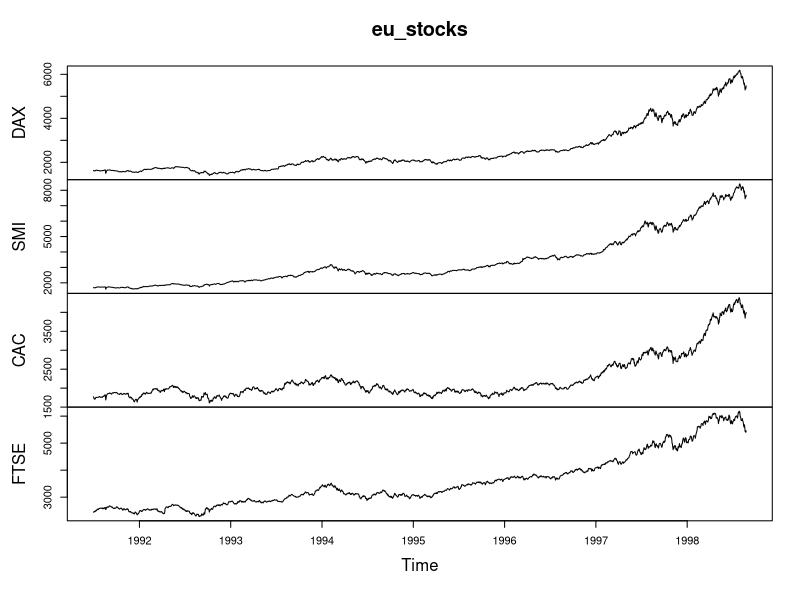
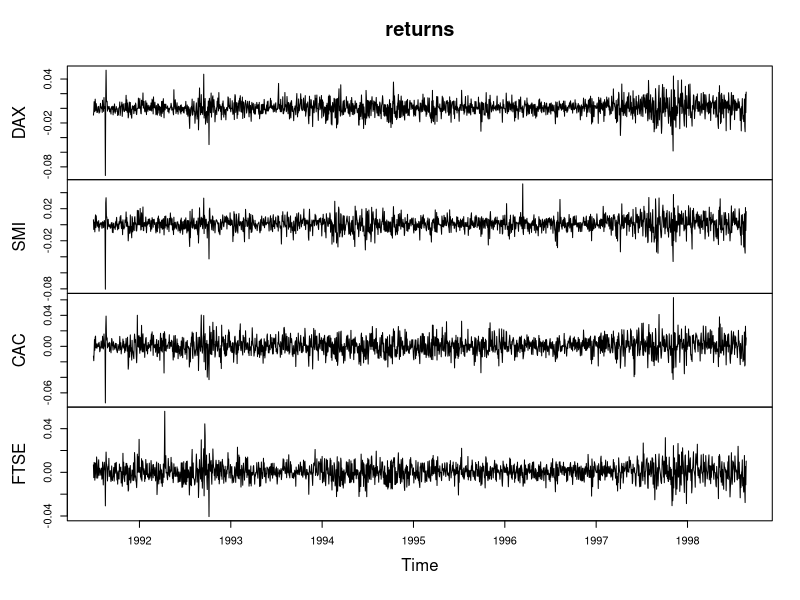
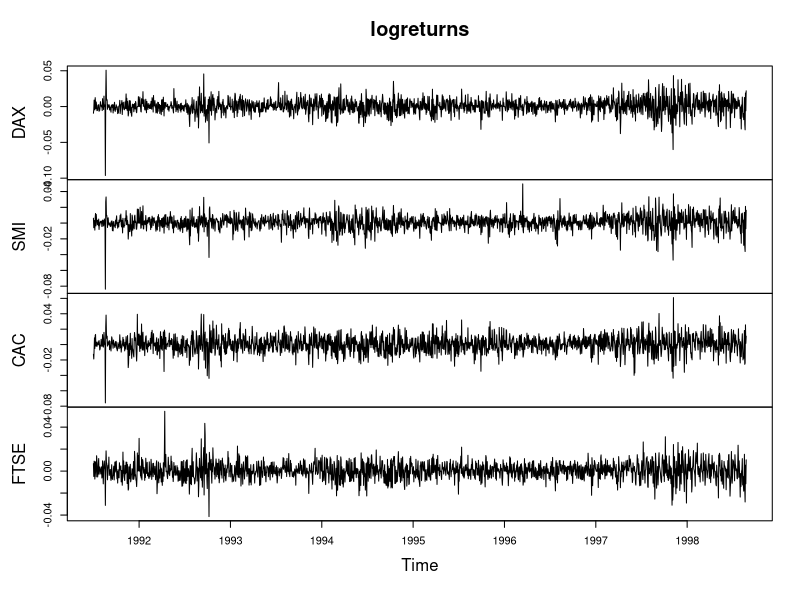
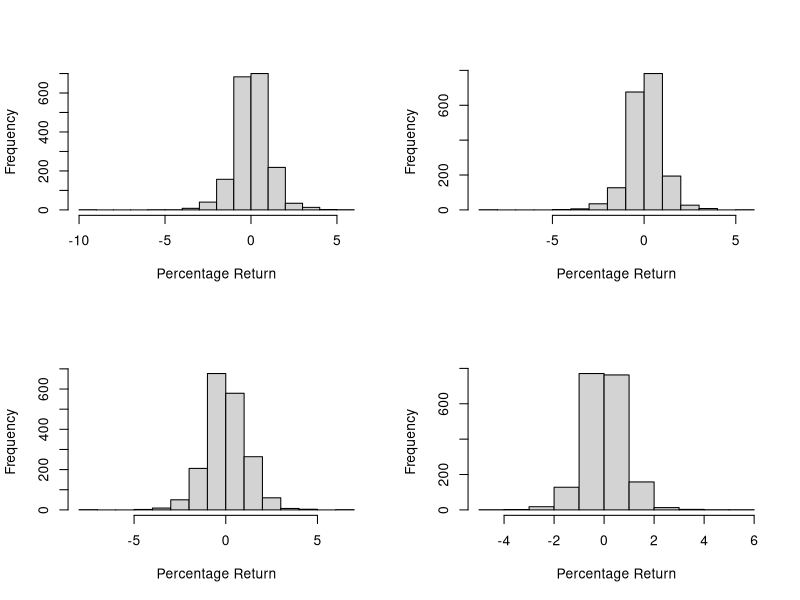
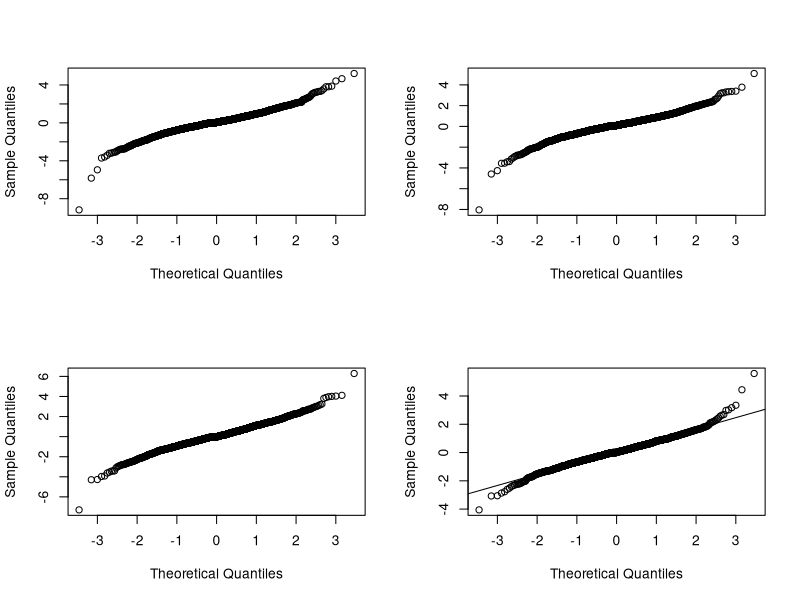
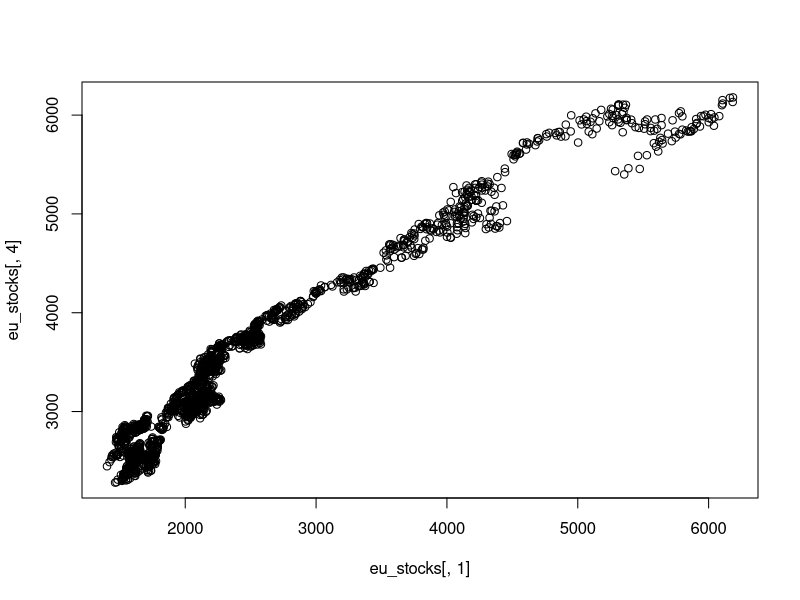
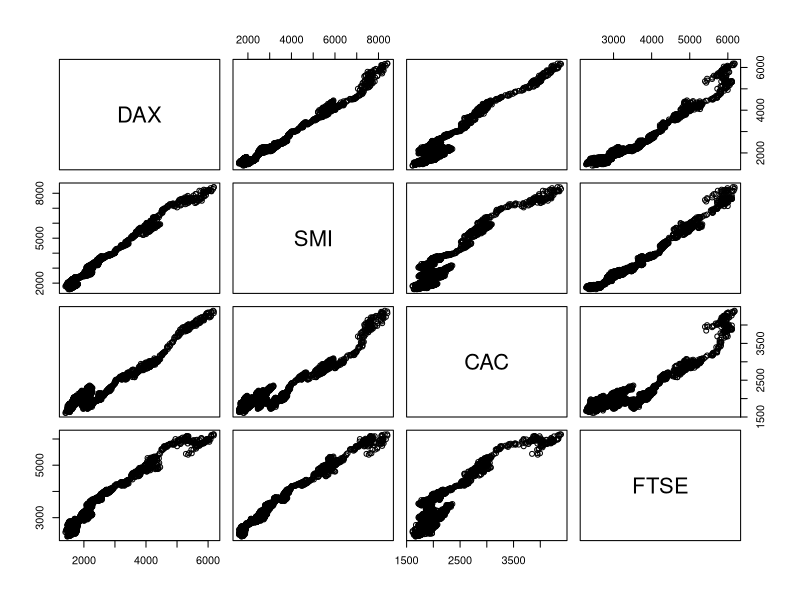
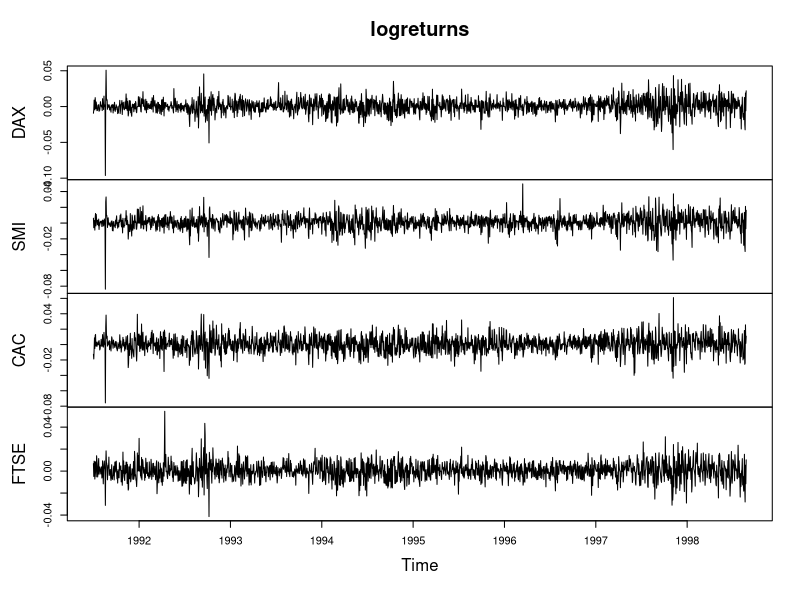

Write R code to recreate these figures, in order.
if(!require(datasets)) {
  install.packages('datasets')
  library(datasets)
}

# Exercise
# Asset prices vs. asset returns
# The goal of investing is to make a profit. The revenue or loss from investing depends on the amount invested and changes in prices, and high revenue relative to the size of an investment is of central interest. This is what financial asset returns measure, changes in price as a fraction of the initial price over a given time horizon, for example, one business day.
# 
# Let's again consider the eu_stocks dataset. This dataset reports index values, which we can regard as prices. The indices are not investable assets themselves, but there are many investable financial assets that closely track major market indices, including mutual funds and exchange traded funds.
# 
# Log returns, also called continuously compounded returns, are also commonly used in financial time series analysis. They are the log of gross returns, or equivalently, the changes (or first differences) in the logarithm of prices.
# 
# The change in appearance between daily prices and daily returns is typically substantial, while the difference between daily returns and log returns is usually small. As you'll see later, one advantage of using log returns is that calculating multi-period returns from individual periods is greatly simplified - you just add them together!
#   
#   In this exercise, you'll further explore the eu_stocks dataset, including plotting prices, converting prices to (net) returns, and converting prices to log returns.
# 
# Instructions
# 100 XP
# Use plot() to generate a plot of the eu_stocks data.
# Use the pre-written code to convert daily prices in the eu_stocks data to daily net returns.
# Use ts() to convert returns to a ts object. Set the start argument equal to c(1991, 130) and set the frequency argument equal to 260.
# Use another call to plot() to view daily net returns.
# Use the pre-written code combining diff() and log() to generate logreturns.
# Use a final call to plot() to view daily log returns.

eu_stocks <- EuStockMarkets
# Plot eu_stocks
plot(eu_stocks)

# Use this code to convert prices to returns
returns <- eu_stocks[-1,] / eu_stocks[-1860,] - 1

# Convert returns to ts
returns <- ts(returns, start = c(1991, 130), frequency = 260)

# Plot returns
plot(returns)

# Use this code to convert prices to log returns
logreturns <- diff(log(eu_stocks))

# Plot logreturns
plot(logreturns)


# Exercise
# Characteristics of financial time series
# Daily financial asset returns typically share many characteristics. Returns over one day are typically small, and their average is close to zero. At the same time, their variances and standard deviations can be relatively large. Over the course of a few years, several very large returns (in magnitude) are typically observed. These relative outliers happen on only a handful of days, but they account for the most substantial movements in asset prices. Because of these extreme returns, the distribution of daily asset returns is not normal, but heavy-tailed, and sometimes skewed. In general, individual stock returns typically have even greater variability and more extreme observations than index returns.
# 
# In this exercise, you'll work with the eu_percentreturns dataset, which is the percentage returns calculated from your eu_stocks data. For each of the four indices contained in your data, you'll calculate the sample mean, variance, and standard deviation.
# 
# Notice that the average daily return is about 0, while the standard deviation is about 1 percentage point. Also apply the hist() and qqnorm() functions to make histograms and normal quantile plots, respectively, for each of the indices.
# 
# Instructions
# 100 XP
# Instructions
# 100 XP
# Use colMeans() to calculate the sample mean for each column in your eu_percentreturns data.
# Use apply() to calculate the sample variance for each index. Leave the MARGIN argument at 2 and set the FUN argument to var.
# Use another call to apply() to calculate the standard deviation for each index. Keep the MARGIN argument at 2 but this time set the FUN argument to sd.
# Use a third call to apply() to display a histogram of percent returns for each index.
# Use a final call to apply() to display normal quantile plots for each index.

eu_percentreturns <- returns * 100

# Generate means from eu_percentreturns
colMeans(eu_percentreturns)

# Use apply to calculate sample variance from eu_percentreturns
apply(eu_percentreturns, MARGIN = 2, FUN = var)

# Use apply to calculate standard deviation from eu_percentreturns
apply(eu_percentreturns, 2, sd)

# Display a histogram of percent returns for each index
par(mfrow = c(2,2))
apply(eu_percentreturns, MARGIN = 2, FUN = hist, main = "", xlab = "Percentage Return")

# Display normal quantile plots of percent returns for each index
par(mfrow = c(2,2))
apply(eu_percentreturns, MARGIN = 2, FUN = qqnorm, main = "")
qqline(eu_percentreturns)


# Exercise
# Plotting pairs of data
# Time series data is often presented in a time series plot. For example, the index values from the eu_stocks dataset are shown in the adjoining figure. Recall, eu_stocks contains daily closing prices from 1991-1998 for the major stock indices in Germany (DAX), Switzerland (SMI), France (CAC), and the UK (FTSE).
# 
# It is also useful to examine the bivariate relationship between pairs of time series. In this exercise we will consider the contemporaneous relationship, that is matching observations that occur at the same time, between pairs of index values as well as their log returns. The plot(a, b) function will produce a scatterplot when two time series names a and b are given as input.
# 
# To simultaneously make scatterplots for all pairs of several assets the pairs() function can be applied to produce a scatterplot matrix. When shared time trends are present in prices or index values it is common to instead compare their returns or log returns.
# 
# In this exercise, you'll practice these skills on the eu_stocks data. Because the DAX and FTSE returns have similar time coverage, you can easily make a scatterplot of these indices. Note that the normal distribution has elliptical contours of equal probability, and pairs of data drawn from the multivariate normal distribution form a roughly elliptically shaped point cloud. Do any of the pairs in the scatterplot matrices exhibit this pattern, before or after log transformation?
# 
# Instructions
# 100 XP
# Instructions
# 100 XP
# Use plot() to make a scatterplot of DAX and FTSE.
# Use pairs() to make a scatterplot matrix of the four indices in eu_stocks.
# Generate logreturns from eu_stocks using diff(log(___)).
# Use another call to plot() to generate a simple time series plot of logreturns.
# Use another call to pairs() to generate a scatterplot matrix for logreturns.

par(mfrow = c(1,1))
# Make a scatterplot of DAX and FTSE
plot(eu_stocks[,1], eu_stocks[,4])

# Make a scatterplot matrix of eu_stocks
pairs(eu_stocks)

# Convert eu_stocks to log returns
logreturns <- diff(log(eu_stocks))

# Plot logreturns
plot(logreturns)

# Make a scatterplot matrix of logreturns
pairs(logreturns)


# Exercise
# Calculating sample covariances and correlations
# Sample covariances measure the strength of the linear relationship between matched pairs of variables. The cov() function can be used to calculate covariances for a pair of variables, or a covariance matrix when a matrix containing several variables is given as input. For the latter case, the matrix is symmetric with covariances between variables on the off-diagonal and variances of the variables along the diagonal. On the right you can see the scatterplot matrix of your logreturns data.
# 
# Covariances are very important throughout finance, but they are not scale free and they can be difficult to directly interpret. Correlation is the standardized version of covariance that ranges in value from -1 to 1, where values close to 1 in magnitude indicate a strong linear relationship between pairs of variables. The cor() function can be applied to both pairs of variables as well as a matrix containing several variables, and the output is interpreted analogously.
# 
# In this exercise, you'll use cov() and cor() to explore your logreturns data.
# 
# Instructions
# 100 XP
# Use cov() to calculate the sample covariance between DAX_logreturns and FTSE_logreturns.
# Use another call to cov() to calculate the sample covariance matrix for logreturns.
# Use cor() to calculate the sample correlation between DAX_logreturns and FTSE_logreturns.
# Use another call to cor() to calculate the sample correlation matrix for logreturns.

# Use cov() with DAX_logreturns and FTSE_logreturns
cov(logreturns[, 1], logreturns[, 4])

# Use cov() with logreturns
cov(logreturns)

# Use cor() with DAX_logreturns and FTSE_logreturns
cor(logreturns[, 1], logreturns[, 4])

# Use cor() with logreturns
cor(logreturns)



# Exercise
# Calculating autocorrelations
# Autocorrelations or lagged correlations are used to assess whether a time series is dependent on its past. For a time series x of length n we consider the n-1 pairs of observations one time unit apart. The first such pair is (x[2],x[1]), and the next is (x[3],x[2]). Each such pair is of the form (x[t],x[t-1]) where t is the observation index, which we vary from 2 to n in this case. The lag-1 autocorrelation of x can be estimated as the sample correlation of these (x[t], x[t-1]) pairs.
# 
# In general, we can manually create these pairs of observations. First, create two vectors, x_t0 and x_t1, each with length n-1, such that the rows correspond to (x[t], x[t-1]) pairs. Then apply the cor() function to estimate the lag-1 autocorrelation.
# 
# Luckily, the acf() command provides a shortcut. Applying acf(..., lag.max = 1, plot = FALSE) to a series x automatically calculates the lag-1 autocorrelation.
# 
# Finally, note that the two estimates differ slightly as they use slightly different scalings in their calculation of sample covariance, 1/(n-1) versus 1/n. Although the latter would provide a biased estimate, it is preferred in time series analysis, and the resulting autocorrelation estimates only differ by a factor of (n-1)/n.
# 
# In this exercise, you'll practice both the manual and automatic calculation of a lag-1 autocorrelation. The time series x and its length n (150) have already been loaded. The series is shown in the plot on the right.
# 
# Instructions
# 100 XP
# Create two vectors, x_t0 and x_t1, each with length n-1 such that the rows correspond to the (x[t], x[t-1]) pairs.
# Confirm that x_t0 and x_t1 are (x[t], x[t-1]) pairs using the pre-written code.
# Use plot() to view the scatterplot of x_t0 and x_t1.
# Use cor() to view the correlation between x_t0 and x_t1.
# Use acf() with x to automatically calculate the lag-1 autocorrelation. Set the lag.max argument to 1 to produce a single lag period and set the plot argument to FALSE.
# Confirm that the difference factor is (n-1)/n using the pre-written code.


x <- c(2.06554378999052,1.29963802747643,0.0335779991586895,-0.342580650531909,0.232561264239081,0.46812007757113,4.34111562210087,2.82007636228017,2.90799984071324,2.33495060661069,1.15989953753479,0.820086588740494,-0.243389267211544,-0.0335590712563976,-1.53548215546505,-0.693637973739278,-1.41731647913027,-0.766231785942881,0.835360597257352,0.0439534524450661,1.07447505996982,1.5020036027448,-0.212386088917419,0.329965209904814,-0.750334696700575,-0.105220383198473,0.204719175021121,-0.171705954006398,0.871813778112284,1.47213721162498,0.841125913637882,0.964301566136786,0.668290270984329,-0.257526914755386,0.0819391631343625,-1.46057000075104,-1.26726829570465,-2.19329185949954,-2.21008902344996,0.423389452815624,-1.01513892966255,-1.54446228520407,-0.725240364402779,0.703523784166033,-0.361084556007819,-0.77422092427256,-0.500236026772146,1.31369378401712,1.15621723070589,0.68782374979697,-0.794751834644245,0.325633249568306,2.0095555559387,1.70614292642194,0.999106399555225,0.689327119331469,0.657642591549493,1.51403467336298,0.858064132912175,1.96951272989531,2.98268339457276,3.01781321858016,1.30009670720816,0.711402245361869,0.40782908014827,-0.534298043336185,-0.211472510177074,1.72814428234011,-0.755416648231175,-1.34178776534351,-1.72317007489008,-2.78147841278781,-1.72572506879694,-3.49466070731688,-2.41789448795634,-0.137442480792043,-0.158053099447877,-0.278653567565077,-0.974934997318935,-1.52666608326988,-1.04093145865982,-1.26059747870986,-1.44067011754422,-1.23902633066549,-0.446681739672754,1.12562870363429,3.25518487757103,1.13570548962271,0.989924110291071,0.382442689493209,2.71124649038012,2.42216864579738,1.78509980647879,-1.03092108862379,-1.06607323110348,-2.63465306008288,-2.66808168921168,-1.3041139901592,-1.04269885346643,0.402152604308987,-0.489282505055282,-0.493814702173949,-1.08457733222616,-0.274569450436422,-1.84390880966614,-2.09907628897715,-1.88923578155269,-1.84534262698994,-0.338121587755231,-1.20911695064133,-0.501577007092149,-0.582987341692286,-1.6657587113247,-1.41327839377678,-2.55380295772017,-0.868952900274749,-2.16915011833288,-2.60202618436534,-2.05678158944641,-0.876541096217024,1.32919650125563,1.07620973692969,-0.964326975837399,-1.8148002739182,-2.05757607832246,-2.34353352829789,-0.0146716297323564,0.773214544894368,0.0310621391253578,1.16999559355939,2.677322934875,4.5776173640027,4.90582957736755,4.13300370509818,4.0439809933119,1.350813328708,0.614290430972183,1.42969022855235,0.792311539558566,1.34178061484686,2.22016550780845,2.8250228986348,2.43279283228673,1.89023417675106,0.468774016196125,-1.30680558499926,-1.45910587790943,0.211693298842279,1.10203353866499,1.42360646147849)

n <- length(x)   
# Define x_t0 as x[-1]
x_t0 <- x[-1]

# Define x_t1 as x[-n]
x_t1 <- x[-n]

# Confirm that x_t0 and x_t1 are (x[t], x[t-1]) pairs  
head(cbind(x_t0, x_t1))

# Plot x_t0 and x_t1
plot(x_t0, x_t1)

# View the correlation between x_t0 and x_t1
cor(x_t0, x_t1)

# Use acf with x
acf(x, lag.max = 1, plot = FALSE)

# Confirm that difference factor is (n-1)/n
cor(x_t1, x_t0) * (n-1)/n

# Exercise
# The autocorrelation function
# Autocorrelations can be estimated at many lags to better assess how a time series relates to its past. We are typically most interested in how a series relates to its most recent past.
# 
# The acf(..., lag.max = ..., plot = FALSE) function will estimate all autocorrelations from 0, 1, 2,..., up to the value specified by the argument lag.max. In the previous exercise, you focused on the lag-1 autocorrelation by setting the lag.max argument to 1.
# 
# In this exercise, you'll explore some further applications of the acf() command. Once again, the time series x has been preloaded for you and is shown in the plot on the right.
# 
# Instructions
# 100 XP
# Use acf() to view the autocorrelations of series x from 0 to 10. Set the lag.max argument to 10 and keep the plot argument as FALSE.
# Copy and paste the autocorrelation estimate (ACF) at lag-10.
# Copy and paste the autocorrelation estimate (ACF) at lag-5.


# Generate ACF estimates for x up to lag-10
acf(x, lag.max = 10, plot = FALSE)

# Type the ACF estimate at lag-10 
0.100

# Type the ACF estimate at lag-5
0.198



# Exercise
# Visualizing the autocorrelation function
# Estimating the autocorrelation function (ACF) at many lags allows us to assess how a time series x relates to its past. The numeric estimates are important for detailed calculations, but it is also useful to visualize the ACF as a function of the lag.
# 
# In fact, the acf() command produces a figure by default. It also makes a default choice for lag.max, the maximum number of lags to be displayed.
# 
# Three time series x, y, and z have been loaded into your R environment and are plotted on the right. The time series x shows strong persistence, meaning the current value is closely relatively to those that proceed it. The time series y shows a periodic pattern with a cycle length of approximately four observations, meaning the current value is relatively close to the observation four before it. The time series z does not exhibit any clear pattern.
# 
# In this exercise, you'll plot an estimated autocorrelation function for each time series. In the plots produced by acf(), the lag for each autocorrelation estimate is denoted on the horizontal axis and each autocorrelation estimate is indicated by the height of the vertical bars. Recall that the ACF at lag-0 is always 1.
# 
# Finally, each ACF figure includes a pair of blue, horizontal, dashed lines representing lag-wise 95% confidence intervals centered at zero. These are used for determining the statistical significance of an individual autocorrelation estimate at a given lag versus a null value of zero, i.e., no autocorrelation at that lag.
# 
# Instructions
# 100 XP
# Instructions
# 100 XP
# Use three calls of the function acf() to display the estimated ACFs of each of your three time series (x, y, and z). There is no need to specify additional arguments in your calls to acf().


y <- c(-1.36312060728126,-2.00706364238382,1.45862211011047,5.73596120746645,-0.603823267072017,-1.29457456422529,1.26073028398709,5.43833854623325,-1.1585643164873,-2.09237657208559,1.03041626713827,5.79199689109059,-0.528571966454954,0.499454645163366,0.93698100737819,4.71218782997235,2.55730575465659,1.31872441988474,2.0331954877744,4.46472000734338,1.99539840990304,1.53993613004463,-0.410509994897232,4.89124243149338,0.481710084964648,2.58247253101431,-0.763272073205927,5.17655206722101,0.569275099439513,3.99778743426653,0.47932186064522,3.46193333391523,-0.742411669495783,3.58169586644859,-1.83431881395953,3.30728789668471,0.8936998440844,4.39325953652258,-0.534745172067469,3.21540769529993,0.604957832563929,4.75421555161501,0.363988080602131,2.09948327312111,2.12138476390586,4.17727349262834,1.05270740129118,2.48130175380114,3.87802330053817,4.34323437636758,2.66268151136438,1.7435874352042,6.08305141491008,4.76219086057386,1.74355059673581,2.01715053683958,6.51292830650298,5.3452231625472,0.632672849804765,3.04333010806085,5.87230692497957,4.10617193852513,0.143176271480716,2.81641042970135,5.29614427936887,3.71768120304842,1.70310195860976,2.25183187770822,4.08823195650311,3.57623778617586,1.08373352783885,0.592466189531536,2.83002531967036,3.03413998711584,1.84497378071139,0.254823845187791,3.19478753556958,1.86707192151578,0.608034186464436,2.62445724691458,3.10411046616321,2.17015920468963,-0.0871440329493474,3.05889950222229,3.7510253475956,1.83216352369149,0.93291214122278,4.72282190499923,2.82083761712345,1.33198602593069,0.23962403561427,4.43311810869296,3.37442221975294,0.928001649328708,2.10145008010996,4.94258267974263,3.5172088339717,1.84184772981933,0.582226734174869,4.26214368244291,2.3472334830777,0.122528268933604,0.0347980452334775,5.62552268026737,4.22520183902416,0.694893273003781,0.846116835758326,6.52341813280866,2.92615501899183,0.76643123969863,0.241645596673485,5.07212453418871,2.1560296351907,0.569079727732348,-1.05187562860914,4.85023507878551,1.20440866188839,2.72916194090142,0.828443282688051,1.48136661919986,-1.80317586618949,2.22258833126265,0.816376686286189,1.57200513216224,-1.60120489473834,0.0987160418557094,1.69373402236297,1.61517455463867,-2.15836206849149,0.272363465532929,1.63620428768405,1.47704361825,-2.18305137415202,0.721646825643548,1.85062964462064,0.814396542994926,-1.24802827989708,0.496194773413364,2.98246696623343,1.45211614095396,-1.67283377081972,0.229364769247446,2.82805064000284,2.40730918167961,-0.0459814889022292,1.62622152385003,5.61024672535244,2.94489352347322,-0.77068115111567,0.443787864353255)

y <- ts(y, start = 1, frequency = 1)

z <- c(0.315737981522251,1.73543579439585,-0.00926460076883682,0.813628824812775,-0.928560123821607,-1.153110489415,0.862803689436252,0.531286713837079,-1.16574695322414,-1.81279508882073,1.61236511922821,0.0271975608981466,-0.441448129367708,0.52151574768249,0.669594188361073,0.660542458245858,-0.602768657274635,0.310652090135477,-0.494678886808744,-1.10655973494782,0.570986432145362,-1.00193105376148,0.257165196393851,0.329057029233363,-1.93890112363343,-0.856635089296619,-1.36319880487983,-0.571609990981921,0.805302779006715,-0.496244427380475,0.173629336079876,-0.504015662701373,0.131110158167427,0.420891974546385,-0.229286900482722,-0.5784476343156,-0.469345203467513,0.364004210817155,-0.865851014057776,0.422678124758444,0.463833244063455,-0.792281756443875,-0.764270101782389,-0.550418201509722,0.566427460056139,0.145399530239077,0.482729501731485,0.474884833429626,-0.169909270169774,1.20535106516923,0.775557893647367,-0.0334697933168804,0.117892590519046,0.23360562141542,0.127379647996235,0.949562977986048,0.447922676811352,-0.958977828359765,1.42527455428093,0.501950209626565,-2.39612262003154,0.0466837484118502,-0.167688833070846,0.663482053487827,0.181327339191888,0.220006846899548,-1.99031077870252,1.07923693059039,-0.867702624405994,0.686075604797745,0.48155135079819,-2.11252011704389,1.36793377051952,1.46415602482706,0.0715791352064404,0.302393656649638,-1.10096819600213,0.116053587446827,-0.0425502033574371,0.137278302991764,0.361569682286957,-0.192487806750622,-0.305112478974468,3.12949794801719,-0.378200092195181,0.7167232665475,-0.711138059614713,0.181078208906518,0.688958813958325,0.815627106351754,-0.799253103859885,0.0444623840422131,0.540432742319502,-0.621667265836964,0.544608472272273,-0.365283607732214,-0.759197647787802,-1.49207433226318,-1.17048942589139,-1.56730267092562,-1.61297246409615,1.25471101824145,-0.322366917505429,1.43094826701512,-0.315613777050178,0.16602906884642,0.194490822374866,-0.799452618878954,-1.25150529847144,-2.43042172497236,0.179806634830701,-0.30753934413787,0.504349645150478,-0.442137594235769,-0.363753810022031,-2.18901496849122,0.525841943144546,-0.484855644071415,0.211211542629591,-0.0971351060952729,-0.965549103142152,0.0160068147807103,-0.05998640897858,-0.155469143942357,0.100895283776721,0.0619328485225981,-0.73455877572776,-0.318335104291465,1.03848646229027,1.08541332774707,0.69050164493943,0.859616760287301,0.432452904349441,1.34633355174467,1.92811738880205,0.0147825326528411,0.971231160240161,0.304937611097729,-0.771593549716099,-1.5383969026347,-1.30401535925676,-0.640125562671196,1.13390348309243,0.0297366227732655,0.738796827682997,1.92533977700777,0.988289753245714,1.00978442393311,-0.213503261744429,1.47774163507087)
  
z <- ts(z, start = 1, frequency = 1)


# View the ACF of x
acf(x)

# View the ACF of y
acf(y)

# View the ACF of z
acf(z)
